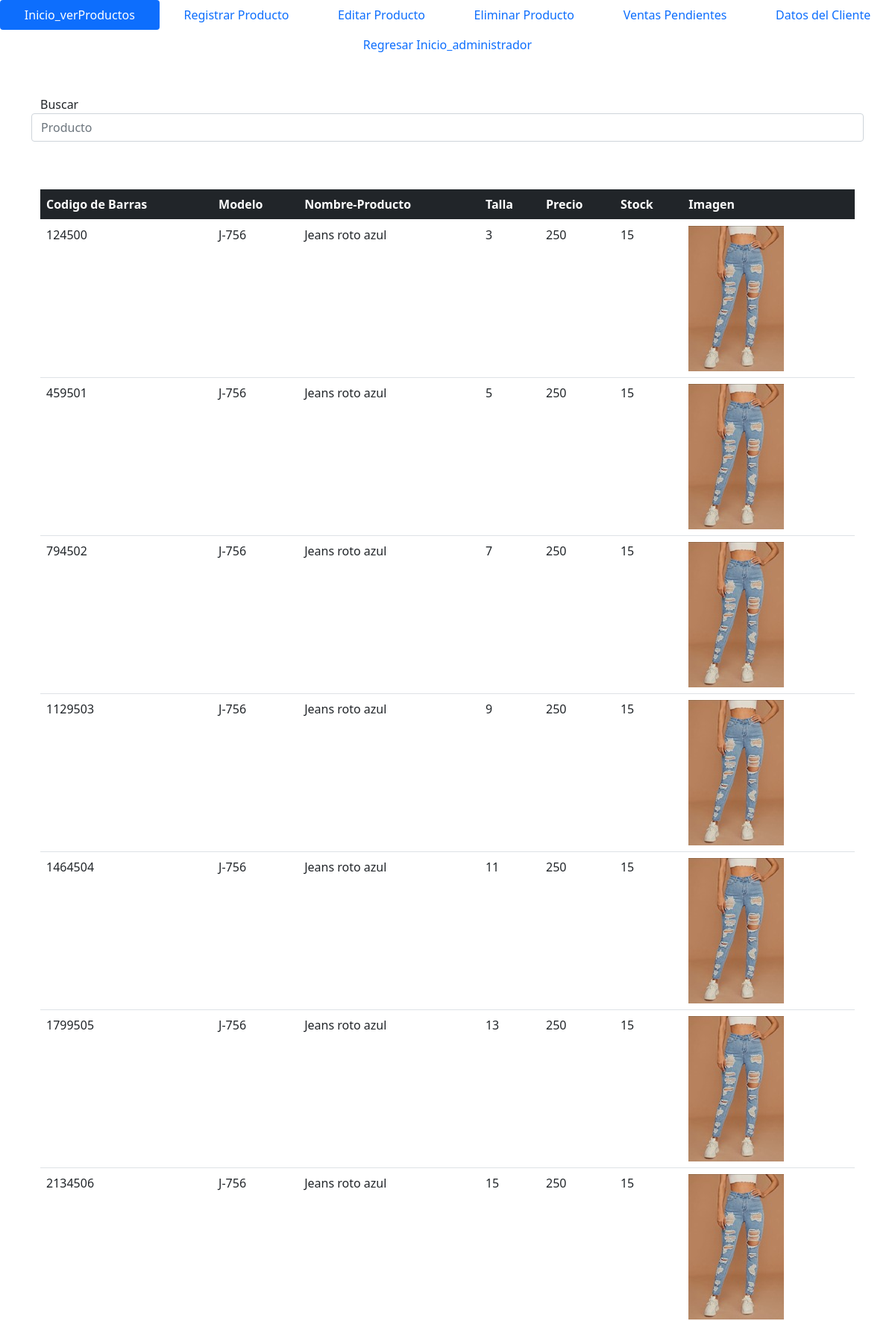
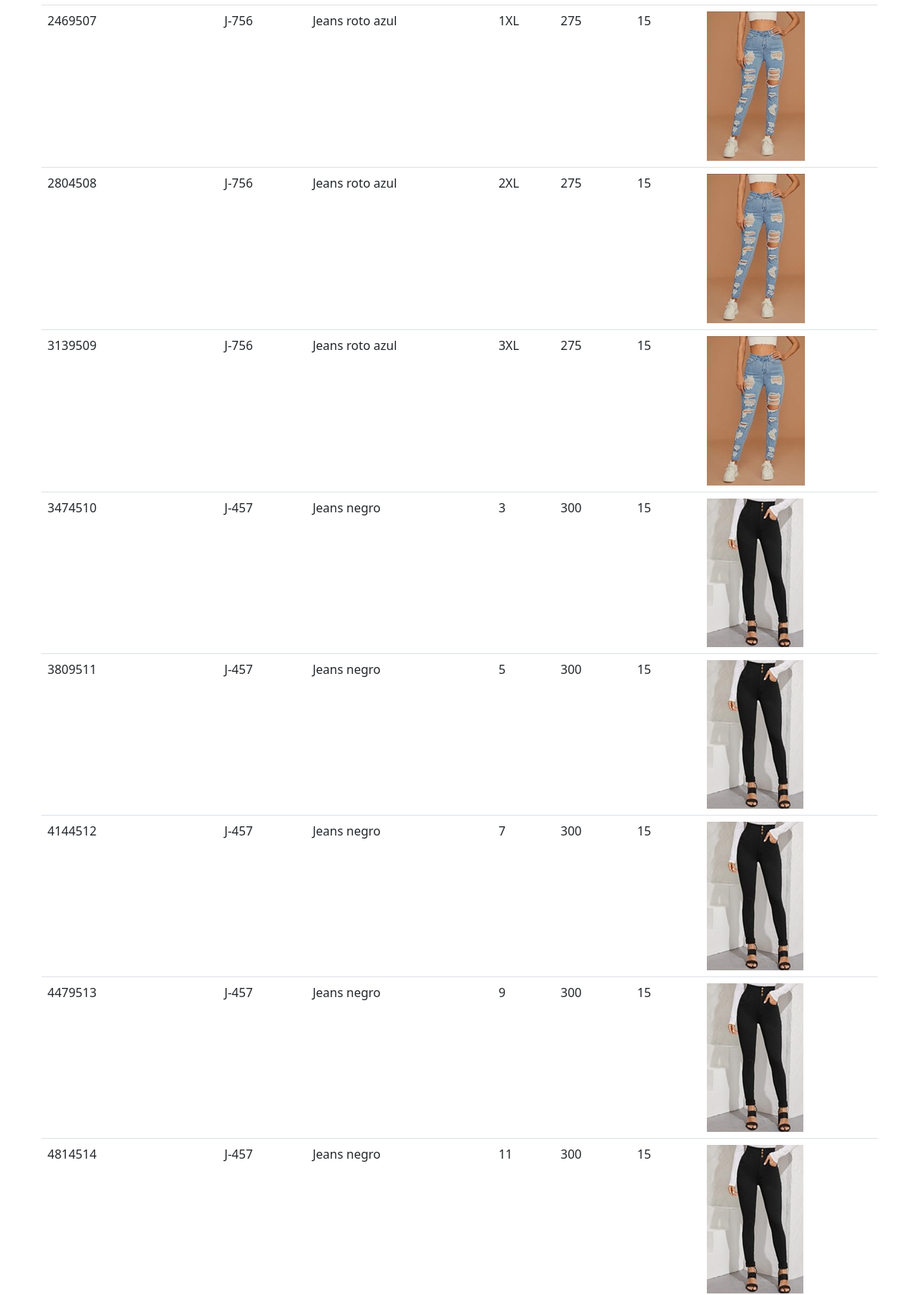
Page /muestraProductos.php (upper part) on the committed database (2 pictures, top to bottom).
### tables this page shows
CREATE TABLE `productos` (
  `CodigoBarras` int(100) NOT NULL,
  `modelo` varchar(100) NOT NULL,
  `NombreProducto` varchar(100) NOT NULL,
  `talla` varchar(100) NOT NULL,
  `precio` int(11) NOT NULL,
  `cantidad` int(11) NOT NULL,
  `imagen` varchar(100) NOT NULL
);

### muestraProductos.php (the view, shortened to what this page needs)
<!DOCTYPE html>
<html>
<body>
<link href="https://cdn.jsdelivr.net/npm/bootstrap@5.0.0-beta3/dist/css/bootstrap.min.css" rel="stylesheet">
<?php require_once "./assets/nav/navProductos.php" ?>
<div class="">
<div class="container center verpro">
<?php
require_once "conexion.php";
?>
<div <i class="fa fa-align-center" aria-hidden="true"></i>
<form  action="productosBusqueda3.php" method="GET">
<div class="container-lg">Buscar</div>
    <center>
    <div class="input-group mb-3">
  <input type="text" class="form-control" name="buscar" placeholder="Producto" aria-label="Example text with button addon" aria-describedby="button-addon1">
</div>
    </center>
</form>
</div>
<br>
<div id="">
<div class="container">
    <center>
<table class="table">
        <thead>
          <tr>
          <th class="bg-dark text-white">Codigo de Barras</th>
            <th class="bg-dark text-white">Modelo</th>
              <th class="bg-dark text-white">Nombre-Producto</th>
              <th class="bg-dark text-white">Talla</th>
              <th class="bg-dark text-white">Precio</th>
              <th class="bg-dark text-white">Stock</th>
              <th class="bg-dark text-white">Imagen</th>
          </tr>
        </thead>
    <?php
    $consulta= "SELECT * FROM productos";
    $ejecutarconsulta= mysqli_query($db,$consulta);
    $verfilas= mysqli_num_rows($ejecutarconsulta);
    $fila= mysqli_fetch_array($ejecutarconsulta);
    if(!$ejecutarconsulta)
    {
        echo("ERROR en la consulta");
    }
    else
        {
            if($verfilas<1)
            {
                echo("<tr><td>Sin registros</td></tr>");
            }
            else
            {
                for($x=0; $x<=$fila; $x++)
                {
                    echo'
                        <tr>
                        <td>'.$fila[0].'</td>
                        <td>'.$fila[1].'</td>
                        <td>'.$fila[2].'</td>
                        <td>'.$fila[3].'</td>
                        <td>'.$fila[4].'</td>
                        <td>'.$fila[5].'</td>
                          <td>'.$fila[6].'</td>
                        </tr>';
                        $fila=mysqli_fetch_array($ejecutarconsulta);
                }
            }
        }
    ?>
<br>
</table>
</center>
</div>
</div>
</div>
<?php
require_once "./assets/footer/footer.php";
?>

### rows in the picture
productos: CodigoBarras "124500", modelo "J-756", NombreProducto "Jeans roto azul", talla "3", precio "250", cantidad "15", imagen (picture)
productos: CodigoBarras "459501", modelo "J-756", NombreProducto "Jeans roto azul", talla "5", precio "250", cantidad "15", imagen (picture)
productos: CodigoBarras "794502", modelo "J-756", NombreProducto "Jeans roto azul", talla "7", precio "250", cantidad "15", imagen (picture)
productos: CodigoBarras "1129503", modelo "J-756", NombreProducto "Jeans roto azul", talla "9", precio "250", cantidad "15", imagen (picture)
productos: CodigoBarras "1464504", modelo "J-756", NombreProducto "Jeans roto azul", talla "11", precio "250", cantidad "15", imagen (picture)
productos: CodigoBarras "1799505", modelo "J-756", NombreProducto "Jeans roto azul", talla "13", precio "250", cantidad "15", imagen (picture)
productos: CodigoBarras "2134506", modelo "J-756", NombreProducto "Jeans roto azul", talla "15", precio "250", cantidad "15", imagen (picture)
productos: CodigoBarras "2469507", modelo "J-756", NombreProducto "Jeans roto azul", talla "1XL", precio "275", cantidad "15", imagen (picture)
productos: CodigoBarras "2804508", modelo "J-756", NombreProducto "Jeans roto azul", talla "2XL", precio "275", cantidad "15", imagen (picture)
productos: CodigoBarras "3139509", modelo "J-756", NombreProducto "Jeans roto azul", talla "3XL", precio "275", cantidad "15", imagen (picture)
productos: CodigoBarras "3474510", modelo "J-457", NombreProducto "Jeans negro", talla "3", precio "300", cantidad "15", imagen (picture)
productos: CodigoBarras "3809511", modelo "J-457", NombreProducto "Jeans negro", talla "5", precio "300", cantidad "15", imagen (picture)
productos: CodigoBarras "4144512", modelo "J-457", NombreProducto "Jeans negro", talla "7", precio "300", cantidad "15", imagen (picture)
productos: CodigoBarras "4479513", modelo "J-457", NombreProducto "Jeans negro", talla "9", precio "300", cantidad "15", imagen (picture)
productos: CodigoBarras "4814514", modelo "J-457", NombreProducto "Jeans negro", talla "11", precio "300", cantidad "15", imagen (picture)
